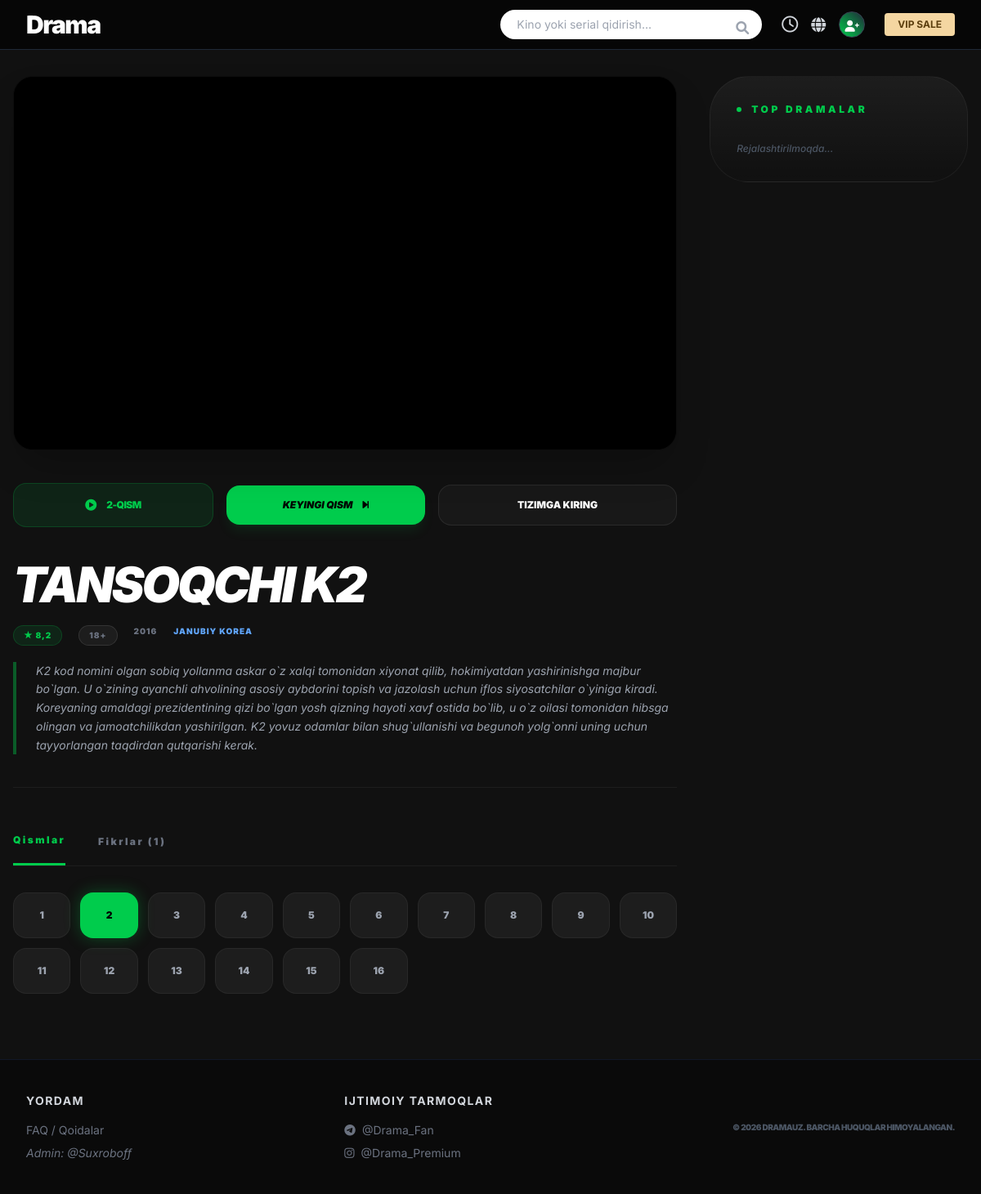
/01-post-tansoqchi-k2/?episode=2, run on the app's committed database.
### drama/models.py (models this page shows, shortened)
class TimeStampedModel(models.Model):
    created_at = models.DateTimeField("Yaratilgan vaqti", auto_now_add=True)
    updated_at = models.DateTimeField("O'zgartirilgan vaqti", auto_now=True)
    class Meta:
        abstract = True

class Movie(TimeStampedModel):
    title = models.CharField("Film nomi (Qidiruv uchun)", max_length=255, db_index=True)
    original_title = models.CharField("Original nomi (Kdrama)", max_length=255, blank=True)
    is_vip = models.BooleanField(default=False)
    tagline = models.CharField("Slogan", max_length=255, blank=True)
    description = models.TextField("Tavsif")
    poster = models.ImageField("Rasmi", upload_to='movies/')
    keywords = models.CharField("Meta Keywords", max_length=255, default='drama, kdrama', help_text="Vergul bilan ajrating")
    year = models.PositiveSmallIntegerField("Yili", default=2024)
    country = models.CharField("Davlat", max_length=50)
    duration = models.PositiveIntegerField("Davomiyligi (daqiqada)", default=60)
    episodes_count = models.PositiveIntegerField("Qismlar soni", default=16)
    age_limit = models.PositiveIntegerField("Yosh chegarasi", default=18)
    film_embed_code = models.TextField("Film HTML kodi", blank=True, default="<div>...</div>")
    trailer_embed_code = models.TextField("Trailer HTML kodi", blank=True)
    site_rank = models.IntegerField("Sayt reytingi (Ichki)", default=0)
    mdl_rank = models.DecimalField("MyDramaList Reytingi", max_digits=4, decimal_places=1, default=0.0)
    main_actors = models.ManyToManyField(Actor, related_name="main_acted_movies")
    actors = models.ManyToManyField(Actor, related_name="acted_movies")
    genres = models.ManyToManyField(Genre)
    category = models.ForeignKey(Category, on_delete=models.SET_NULL, null=True, related_name="movies")
    slug = models.SlugField(max_length=160, unique=True)
    is_draft = models.BooleanField("Qoralama (Draft)", default=False)

class Episode(TimeStampedModel):
    movie = models.ForeignKey(Movie, on_delete=models.CASCADE, related_name="episodes")
    title = models.CharField("Qism nomi", max_length=150)
    episode_number = models.PositiveIntegerField("Qism raqami")
    video_embed_code = models.TextField("Video HTML kodi (Embed)")
    thumbnail = models.ImageField("Qism uchun rasm", upload_to="episodes/", blank=True, null=True)

### drama/views.py (the view)
# urls.py: path("<slug:slug>/", views.MovieDetailView.as_view(), name="movie_detail"),
class MovieDetailView(GenreYearMixin, DetailView):
    model = Movie
    queryset = Movie.objects.filter(is_draft=False)
    slug_field = "slug"
    template_name = "movies/movie_detail.html"
    context_object_name = "movie"
    def get_queryset(self):
        return Movie.objects.filter(is_draft=False).select_related('category').prefetch_related(
            'genres',
            'main_actors',
            Prefetch(
                'reviews',
                queryset=Review.objects.filter(parent=None).select_related('user').order_by('-id').prefetch_related(
                    Prefetch('replies', queryset=Review.objects.select_related('user').order_by('id'))
                )
            )
        )
    def get_context_data(self, **kwargs):
        context = super().get_context_data(**kwargs)
        movie = self.get_object()
        episodes = movie.episodes.all().order_by('episode_number')
        context['episodes'] = episodes
        req_ep_num = self.request.GET.get('episode')
        active_episode = episodes.filter(episode_number=req_ep_num).first() if req_ep_num else episodes.first()
        context['active_episode'] = active_episode
        if active_episode:
            context['next_episode'] = episodes.filter(episode_number__gt=active_episode.episode_number).first()
        user = self.request.user
        is_premium_user = False
        if user.is_authenticated:
            if user.is_superuser:
                is_premium_user = True
            elif hasattr(user, 'profile'):
                is_premium_user = getattr(user.profile, 'is_currently_premium', False)
        is_restricted = False
        if movie.is_vip and active_episode and active_episode.episode_number > 1:
            if not is_premium_user:
                is_restricted = True
        context['is_restricted'] = is_restricted
        video_source = active_episode.video_embed_code if (active_episode and active_episode.video_embed_code) else movie.film_embed_code
        v720, v1080 = self.parse_video_links(video_source)
        context['video_720'], context['video_1080'] = v720, v1080
        if user.is_authenticated:
            context['user_movie_status'] = UserMovieList.objects.filter(profile=user.profile, movie=movie).first()
        return context
    def parse_video_links(self, source_text):
        if not source_text or "<div>" in source_text:
            return "", ""
        links = [l.strip() for l in source_text.split(',') if l.strip()]
        if not links: return "", ""
        v720 = links[0]
        v1080 = links[1] if len(links) > 1 else v720
        return v720, v1080

### drama/views.py (called while the page is built)
    def get_context_data(self, **kwargs):
        context = super().get_context_data(**kwargs)
        context['genres'] = Genre.objects.all()
        context['categories'] = Category.objects.all()
        context['years'] = Movie.objects.filter(is_draft=False)\
            .values_list("year", flat=True).distinct().order_by('-year')
        return context

### templates/movies/movie_detail.html (shortened to what this page needs)
{% extends 'base.html' %}
{% load static %}
{% block content %}
<main class="max-w-[1400px] mx-auto mt-4 md:mt-8 px-4 text-white">
    <div class="flex flex-col lg:flex-row gap-10">
        <div class="w-full lg:w-[72%] space-y-8">
            <section class="space-y-4">
                <div class="video-container shadow-2xl border border-white/5 relative" id="customPlayer">
                    {% if is_restricted %}
                        <div class="aspect-video bg-[#050505] flex flex-col items-center justify-center p-8 text-center rounded-3xl border border-yellow-500/20">
                            <i class="fas fa-crown text-yellow-500 text-7xl mb-6"></i>
                            <h3 class="text-2xl font-black mb-4 tracking-tighter uppercase">VIP Bo'lim</h3>
                            <p class="text-gray-500 text-sm mb-8">Ushbu qismni tomosha qilish uchun premium obuna talab etiladi.</p>
                            <a href="/subscription" class="bg-[#00cc4c] text-black px-14 py-4 rounded-2xl font-black shadow-lg hover:scale-105 transition-transform">OBUNANI RASMIYLASHTIRISH</a>
                        </div>
                    {% else %}
                        <div class="relative aspect-video flex items-center justify-center bg-black overflow-hidden w-full h-full rounded-3xl">
                            <div class="video-wrapper w-full h-full">
                                <video id="mainVideo" class="cursor-pointer w-full h-full" poster="{{ movie.poster.url }}" playsinline>
                                    <source src="{{ video_720 }}" type="video/mp4">
                                </video>
                            </div>
                        </div>
                    {% endif %}
                </div>
            </section>
            <div class="flex flex-wrap items-center gap-4 py-2">
                <div class="flex-1 min-w-[150px] bg-[#00cc4c]/10 border border-[#00cc4c]/20 text-[#00cc4c] font-black py-4 px-6 rounded-2xl flex items-center justify-center gap-3">
                    <i class="fas fa-play-circle text-sm"></i>
                    <span class="text-xs uppercase tracking-tighter">{{ active_episode.episode_number }}-QISM</span>
                </div>
                {% if next_episode %}
                <a href="?episode={{ next_episode.episode_number }}" class="flex-1 min-w-[180px] bg-[#00cc4c] hover:bg-[#00ff62] text-black font-black py-4 px-6 rounded-2xl flex items-center justify-center gap-3 transition-all shadow-lg shadow-[#00cc4c]/10">
                    <span class="text-xs uppercase italic">Keyingi qism</span> <i class="fas fa-step-forward text-xs"></i>
                </a>
                {% endif %}
                <div class="flex-[1.5] min-w-[220px]">
                    {% if user.is_authenticated %}
                        <button onclick="toggleListModal()" class="w-full py-4 action-btn rounded-2xl font-black text-[11px] uppercase tracking-[0.1em] flex items-center justify-center gap-3">
                            <i class="fas {% if user_movie_status %}fa-check-double text-[#00cc4c]{% else %}fa-list-ul{% endif %}"></i>
                            {% if user_movie_status %}{{ user_movie_status.get_status_display }}{% else %}Ro'yxatga Qo'shish{% endif %}
                        </button>
                    {% else %}
                        <a href="{% url 'users:login' %}" class="w-full py-4 action-btn rounded-2xl font-black text-xs uppercase text-center block">Tizimga kiring</a>
                    {% endif %}
                </div>
            </div>
            <section class="space-y-5 border-b border-white/5 pb-10">
                <h1 class="text-4xl md:text-6xl font-black tracking-tighter italic uppercase leading-none">{{ movie.title }}</h1>
                <div class="flex flex-wrap gap-5 text-[10px] font-black uppercase tracking-widest text-gray-500">
                    <span class="text-[#00cc4c] bg-[#00cc4c]/10 px-3 py-1 rounded-full border border-[#00cc4c]/20">★ {{ movie.mdl_rank }}</span>
                    <span class="bg-white/5 px-3 py-1 rounded-full border border-white/10">{{ movie.age_limit }}+</span>
                    <span>{{ movie.year }}</span>
                    <span class="text-blue-400">{{ movie.country }}</span>
                </div>
                <p class="text-gray-400 text-sm leading-relaxed border-l-4 border-[#00cc4c]/40 pl-6 italic max-w-4xl">{{ movie.description }}</p>
            </section>
            <section class="pt-6">
                <div class="flex gap-10 border-b border-white/5 text-xs font-black uppercase tracking-[0.2em] mb-8">
                    <button onclick="switchTab('episodes')" id="tab-ep-btn" class="pb-5 tab-active">Qismlar</button>
                    <button onclick="switchTab('comments')" id="tab-com-btn" class="pb-5 text-gray-500">Fikrlar ({{ movie.reviews.count }})</button>
                </div>
                <div id="episodes-content" class="grid grid-cols-4 sm:grid-cols-6 md:grid-cols-10 gap-3">
                    {% for ep in episodes %}
                    <a href="?episode={{ ep.episode_number }}" class="h-14 flex items-center justify-center rounded-2xl font-black text-xs transition-all
                        {% if active_episode.id == ep.id %} bg-[#00cc4c] text-black shadow-[0_0_20px_rgba(0,204,76,0.3)] {% else %} bg-white/5 text-gray-400 hover:bg-white/10 border border-white/5 {% endif %}">
                        {{ ep.episode_number }}
                    </a>
                    {% endfor %}
                </div>
            </section>
        </div>
        <aside class="w-full lg:w-[28%] space-y-8">
            <div class="bg-gradient-to-b from-white/5 to-transparent rounded-[3rem] p-8 border border-white/5">
                <h3 class="text-xs font-black uppercase tracking-[0.3em] text-[#00cc4c] mb-8 flex items-center gap-3">
                    <span class="w-1.5 h-1.5 rounded-full bg-[#00cc4c]"></span> TOP DRAMALAR
                </h3>
                <div class="space-y-6 text-gray-600 italic text-xs font-medium">Rejalashtirilmoqda...</div>
            </div>
        </aside>
    </div>
</main>
{% endblock %}

### templates/movies/movie_detail.html (style rules this page uses)
.video-container { background: #000; touch-action: manipulation; position: relative; overflow: hidden; display: flex; align-items: center; justify-content: center; border-radius: 24px; transition: all 0.3s ease; }
.action-btn { background: rgba(255,255,255,0.03); border: 1px solid rgba(255,255,255,0.08); transition: 0.3s; }
.tab-active { color: #00cc4c; border-bottom: 3px solid #00cc4c; }

### data on the page
Episode: episode_number "2"
Movie: title "TANSOQCHI K2", mdl_rank "8,2", age_limit "18", year "2016", country "JANUBIY KOREA", description "K2 kod nomini olgan sobiq yollanma askar o`z xalqi tomonidan xiyonat qilib, hokimiyatdan yashirinishga majbur bo`lgan. U o`zining ayanchli ahvolining asosiy aybdorini topish va jazolash uchun iflos siyosatchilar o`yiniga kiradi. Koreyaning amaldagi prezidentining qizi bo`lgan yosh qizning hayoti xavf ostida bo`lib, u o`z oilasi tomonidan hibsga olingan va jamoatchilikdan yashirilgan. K2 yovuz odamlar bilan shug`ullanishi va begunoh yolg`onni uning uchun tayyorlangan taqdirdan qutqarishi kerak.", reviews.count "1"
Episode: episode_number "1"
Episode: episode_number "3"
Episode: episode_number "4"
Episode: episode_number "5"
Episode: episode_number "6"
Episode: episode_number "7"
Episode: episode_number "8"
Episode: episode_number "9"
Episode: episode_number "10"
Episode: episode_number "11"
Episode: episode_number "12"
Episode: episode_number "13"
Episode: episode_number "14"
Episode: episode_number "15"
Episode: episode_number "16"
